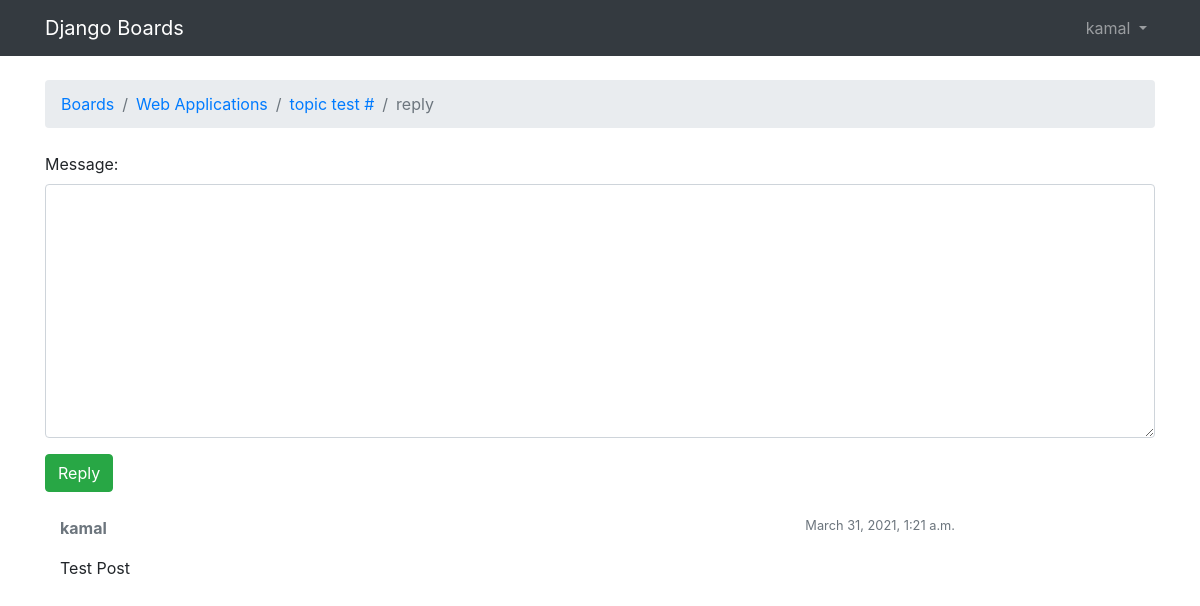
The page /boards/1/topics/114/reply (signed in) on the database its author committed.
### boards/models.py (models this page shows, shortened)
class Topic(models.Model):
  subject = models.CharField(null=1,max_length=250)
  board = models.ForeignKey(Board,related_name='topics',on_delete=models.CASCADE)
  created_by = models.ForeignKey(User,related_name='topics',on_delete=models.CASCADE)
  created_dt = models.DateTimeField(auto_now_add=1)
  views = models.PositiveIntegerField(default=0)

class Board(models.Model):
  name = models.CharField(null=1,max_length=50,unique=1)
  description = models.CharField(null=1,max_length=150)

class Post(models.Model):
  message = models.TextField(max_length=5000)
  topic = models.ForeignKey(Topic,related_name='posts',on_delete=models.CASCADE)
  created_by = models.ForeignKey(User,related_name='posts',on_delete=models.CASCADE)
  created_dt = models.DateTimeField(auto_now_add=1)
  updated_by = models.ForeignKey(User, on_delete=models.CASCADE,null=1,related_name='+')
  updated_dt = models.DateTimeField(null=1)

### boards/views.py (the view)
# urls.py: path('boards/<int:board_id>/topics/<int:topic_id>/reply',views.reply_topic,name='reply_topic'),
@login_required
def reply_topic(request,board_id,topic_id):
  topic = get_object_or_404(Topic,board__pk=board_id,pk=topic_id)
  if request.method == "POST":
    form = PostForm(request.POST)
    if form.is_valid():
      post = form.save(commit=0)
      post.topic=topic
      post.created_by = request.user
      post.save()
      return redirect('topic_posts',board_id=board_id, topic_id = topic.pk)
  else:
    form  = PostForm()
  return render(request,'reply_topic.html',{'topic':topic,'form':form})

### boards/forms.py
class PostForm(forms.ModelForm):
  class Meta:
    model = Post
    fields = ['message',]

### templates/reply_topic.html (shortened to what this page needs)
{% extends 'base.html' %}
{% load static %}
{% block breadcrumb %}
<li class="breadcrumb-item" ><a href="{% url 'home' %}">Boards </a></li>
<li class="breadcrumb-item" ><a href="{% url 'board_topics' topic.board.pk %}">{{ topic.board.name }}</a></li>
<li class="breadcrumb-item"><a href="{% url 'board_topics' topic.board.pk %}">{{topic.subject}}</a></li>
<li class="breadcrumb-item active">reply</li>
{% endblock breadcrumb %}
{% block content %}
<form action="" method="POST" class="mb-4">
  {% include 'includes/form.html' %}
  <button class="btn btn-success" type="submit">Reply</button>
</form>
{% for post in topic.posts.all %}
<div class="col-10">
  <div class="row mb-3">
    <div class="col-6"><strong class="text-muted">{{ post.created_by.username }}</strong></div>
    <div class="col-6 text-right"><small class="text-muted">{{ post.created_dt }}</small></div>
  </div>
  {{ post.message }}
</div>
{% endfor %}
{% endblock content %}

### templates/base.html (shortened to what this page needs)
{% load static%}
<html lang="en">
<head>
    <link rel="stylesheet" href="{%static 'css/bootstrap.min.css'%}">
</head>
<body>
{%block body%}
<nav class="navbar navbar-expand-sm navbar-dark bg-dark">
  <div class="container">
    <a class="navbar-brand" href="{% url 'home' %}">Django Boards</a>
    <div class="collapse navbar-collapse" id="mainMenu">
      {%if user.is_authenticated%}
      <ul class="navbar-nav ml-auto">
        <li class="nav-item dropdown">
          <a class="nav-link dropdown-toggle" href="#" id="userMenu" data-toggle="dropdown" aria-haspopup="true" aria-expanded="false">
            {{ user.username }}
          </a>
        </li>
      </ul>
        {%else%}
        <form class="form-inline ml-auto">
        <a href="{% url 'login' %}" class="btn btn-outline-secondary">login</a>
        <a href="{% url 'signup' %}" class="btn btn-primary ml-2">Signup</a>
        </form>
            {%endif%}
    </div>
  </div>
</nav>
<div class="container">
<ol class="breadcrumb my-4">
    {% block breadcrumb %}
    {% endblock %}
</ol>
    {% block content %}
    {% endblock %}
</div>
{%endblock body%}
</body>
</html>

### rows shown on the page
Topic: board.name "Web Applications", subject "topic test #"
Post: created_by.username "kamal", created_dt "March 31, 2021, 1:21 a.m.", message "Test Post"

### other values the page prints
{{ user.username }} "kamal"
{{ field.label_tag }} "Message:"
